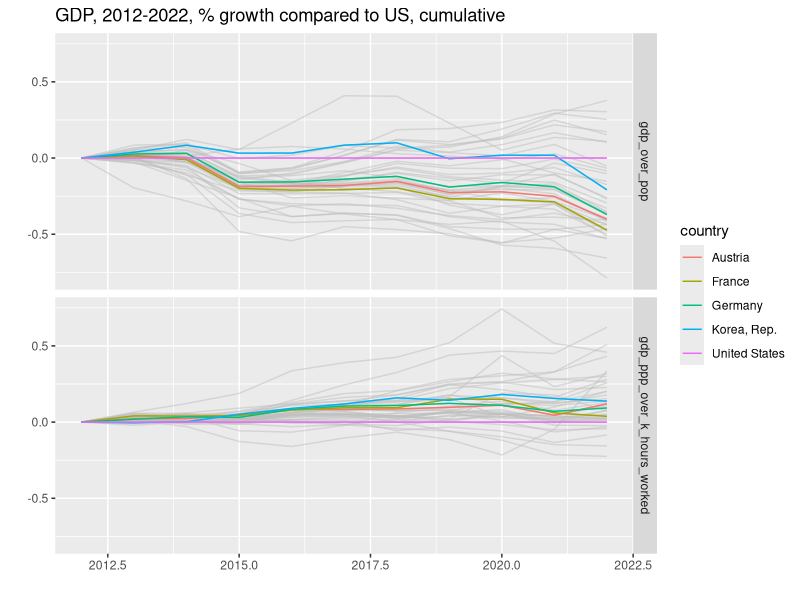
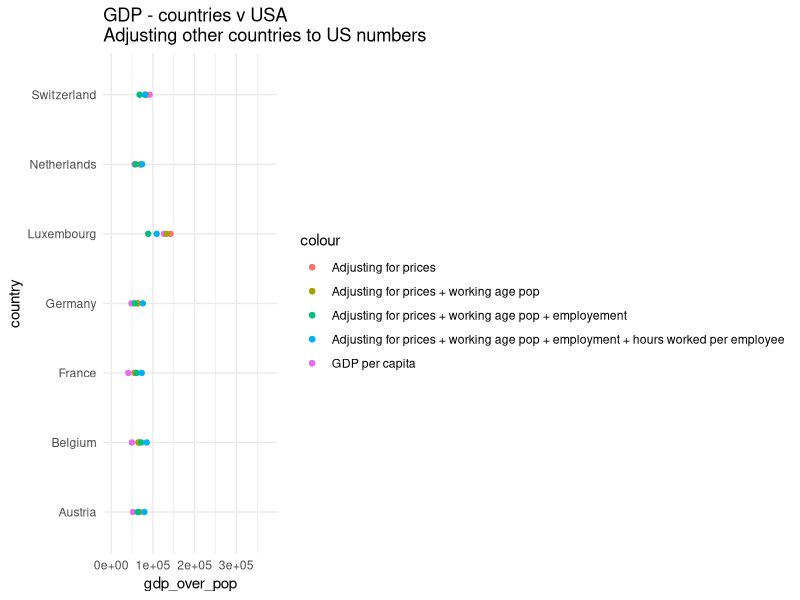
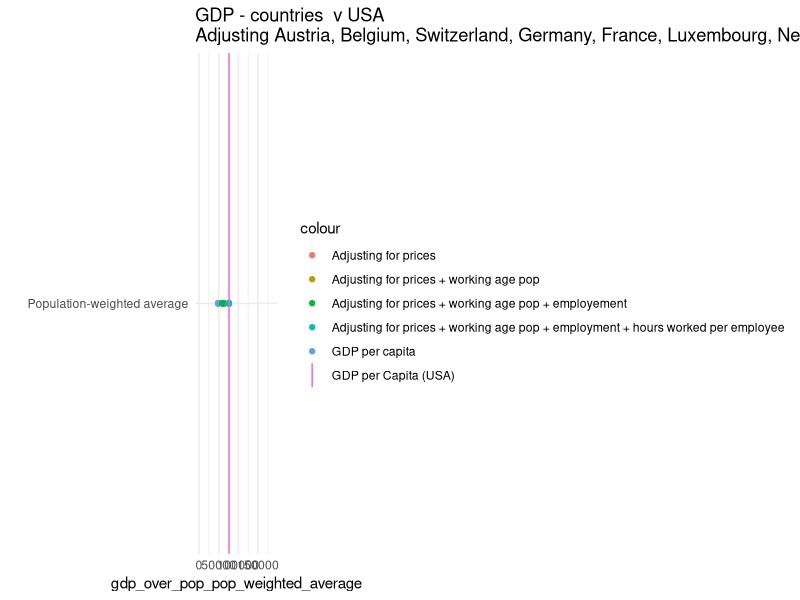

Write R code to recreate these figures, in order. (Note: this script raises an error after producing the figures.)
# 1. Load data and packages: -----------------------------------
library(tidyverse)
wdi_dat <- read_csv('output-data/gdp_over_hours_worked.csv')

# 2. Select countries to plot: -----------------------------------
pdat <- wdi_dat[order(wdi_dat$year) & wdi_dat$country %in% wdi_dat$country[!is.na(wdi_dat$hours_worked) & wdi_dat$gdp_over_k_hours_worked > 5000] & wdi_dat$year >= 2012 & !is.na(wdi_dat$country) & wdi_dat$country != 'Ireland', ]

# 3. Generate plotting data frames: -----------------------------------
lpdat <- pdat %>%
  pivot_longer(
    cols = c(gdp_ppp_over_k_hours_worked_c,
             # gdp_ppp_over_pop_c,
             gdp_over_pop_c,
             gdp_ppp_over_k_hours_worked,
             # gdp_ppp_over_pop_c,
             gdp_over_pop
             ),
    names_to = "type",
    values_to = "value"
  )

lpdat <- lpdat %>%
  group_by(country, type) %>%
  mutate(index = value / value[year == min(year)])

lpdat$index_diff_to_US <- NA
for(i in unique(lpdat$year)){
  for(j in unique(lpdat$type)){
    lpdat$index_diff_to_us[lpdat$year == i & lpdat$type == j] <- lpdat$index[lpdat$year == i & lpdat$type == j] - lpdat$index[lpdat$type == j & lpdat$year == i & lpdat$country == 'United States']
  }
}

# 4. Chart in GGPLOT: -----------------------------------
ggplot(lpdat[lpdat$type %in% c('gdp_ppp_over_k_hours_worked', 'gdp_over_pop'), ], 
       aes(x=year, y=index_diff_to_us, col=country, group=country))+geom_line(col='gray', alpha = 0.5)+
  geom_line(data=lpdat[lpdat$country %in% c('Germany', 'United States', 'France', 'Germany', 'Korea, Rep.', 'Austria') & lpdat$type %in% c('gdp_ppp_over_k_hours_worked', 'gdp_over_pop'), ], 
            aes(col=country))+facet_grid(type~.)+
  ggtitle('GDP, 2012-2022, % growth compared to US, cumulative')+ylab('')+xlab('')


# 5. Generate decomposition: -----------------------------------
wdi_dat <- read_csv('output-data/gdp_over_hours_worked.csv')
pdat <- wdi_dat[wdi_dat$year == 2022, ]

# Intermediate step: Calculate employment rate using national accounts data (as recommended by OECD, to maintain consistency with hours worked per employed)
pdat$employment_rate_consistent <- pdat$employed/(pdat$working_age_pop_pct*pdat$pop) 

# Add US values for comparison
us <- pdat[pdat$country == 'United States', ]
us <- us[, setdiff(colnames(us), c('iso2c', 'country', 'iso3c'))]
colnames(us)[2:ncol(us)] <- paste0(colnames(us)[2:ncol(us)], '_USA')
pdat <- merge(pdat, us, by = 'year', all.x = T)

# Calculate adjustments
pdat$gdp_over_pop_adjust_prices <- pdat$gdp_ppp_over_pop
pdat$gdp_over_pop_adjust_prices_working_age <- pdat$gdp_ppp_over_pop*(pdat$working_age_pop_pct_USA/pdat$working_age_pop_pct)
# pdat$gdp_over_pop_adjust_prices_working_age_unemp_or_emp <- pdat$gdp_over_pop_adjust_prices_working_age*((pdat$unemployment_r_USA+pdat$employment_rate_consistent_USA)/(pdat$unemployment_r+pdat$employment_rate))
pdat$gdp_over_pop_adjust_prices_working_age_emp_only <- pdat$gdp_over_pop_adjust_prices_working_age*((pdat$employment_rate_consistent_USA)/(pdat$employment_rate_consistent))
pdat$gdp_over_pop_adjust_prices_working_age_emp_hours_worked <- pdat$gdp_over_pop_adjust_prices_working_age_emp_only*((pdat$hours_worked_USA)/(pdat$hours_worked))

# Average over Western Europe (uses UN definition)
pdat <- pdat[pdat$country %in% c('Austria', 'Belgium', 'France', 'Germany', 
                                 # 'Liechtenstein', -- excluded due to lack of data
                                 'Luxembourg', 
                                 # 'Monaco', -- excluded due to lack of data
                                 'Netherlands', 'Switzerland'), ]

# Generate population-weighted average
for(i in c('gdp_over_pop', 
           'gdp_over_pop_adjust_prices',
           'gdp_over_pop_adjust_prices_working_age',
           'gdp_over_pop_adjust_prices_working_age_emp_only',
           'gdp_over_pop_adjust_prices_working_age_emp_hours_worked')){
  pdat[, paste0(i, '_pop_weighted_average')] <- sum(pdat[, i]*pdat$pop)/sum(pdat$pop)
}

# Show for a few countries
ggplot(pdat, aes(y=country))+
  geom_point(aes(x=gdp_over_pop, col = 'GDP per capita'))+
  geom_point(aes(x=gdp_over_pop_adjust_prices, col='Adjusting for prices'))+
  geom_point(aes(x=gdp_over_pop_adjust_prices_working_age, col = 'Adjusting for prices + working age pop'))+
  # geom_point(aes(x=gdp_over_pop_adjust_prices_working_age_unemp_or_emp, col = 'Adjusting for prices + working age pop + employed/unemployed'))+
  geom_point(aes(x=gdp_over_pop_adjust_prices_working_age_emp_only, col = 'Adjusting for prices + working age pop + employement'))+
  geom_point(aes(x=gdp_over_pop_adjust_prices_working_age_emp_hours_worked, col = 'Adjusting for prices + working age pop + employment + hours worked per employee'))+
  xlim(c(0, max(pdat$gdp_over_pop*3)))+
  geom_point(data = pdat[pdat$country == 'United States', ], aes(x=gdp_over_pop, col = 'GDP per capita'))+ggtitle("GDP - countries v USA\nAdjusting other countries to US numbers")+theme_minimal()

# Show with pop-weighted average
ggplot(pdat, aes(y=paste0('Population-weighted average')))+
  geom_point(aes(x=gdp_over_pop_pop_weighted_average, col = 'GDP per capita'))+
  geom_point(aes(x=gdp_over_pop_adjust_prices_pop_weighted_average, col='Adjusting for prices'))+
  geom_point(aes(x=gdp_over_pop_adjust_prices_working_age_pop_weighted_average, col = 'Adjusting for prices + working age pop'))+
  # geom_point(aes(x=gdp_over_pop_adjust_prices_working_age_unemp_or_emp, col = 'Adjusting for prices + working age pop + employed/unemployed'))+
  geom_point(aes(x=gdp_over_pop_adjust_prices_working_age_emp_only_pop_weighted_average, col = 'Adjusting for prices + working age pop + employement'))+
  geom_point(aes(x=gdp_over_pop_adjust_prices_working_age_emp_hours_worked_pop_weighted_average, col = 'Adjusting for prices + working age pop + employment + hours worked per employee'))+
  xlim(c(0, max(pdat$gdp_over_pop*1.5)))+geom_vline(aes(xintercept=gdp_over_pop_USA, col = 'GDP per Capita (USA)'))+ggtitle(paste0("GDP - countries  v USA\nAdjusting ", paste0(pdat$country, collapse =', '), " to US numbers"))+theme_minimal()+ylab('')

# Export for chart:
write_csv(unique(pdat[, c('year',
                   'gdp_over_pop_pop_weighted_average', 
                   'gdp_over_pop_adjust_prices_pop_weighted_average',
                   'gdp_over_pop_adjust_prices_working_age_pop_weighted_average',
                   'gdp_over_pop_adjust_prices_working_age_emp_only_pop_weighted_average',
                   'gdp_over_pop_adjust_prices_working_age_emp_hours_worked_pop_weighted_average',
                   'gdp_over_pop_USA')]), 'output-data/gdp_decomposition_pop_weighted_average.csv')

pdat <- read_csv('output-data/gdp_decomposition_pop_weighted_average.csv')

